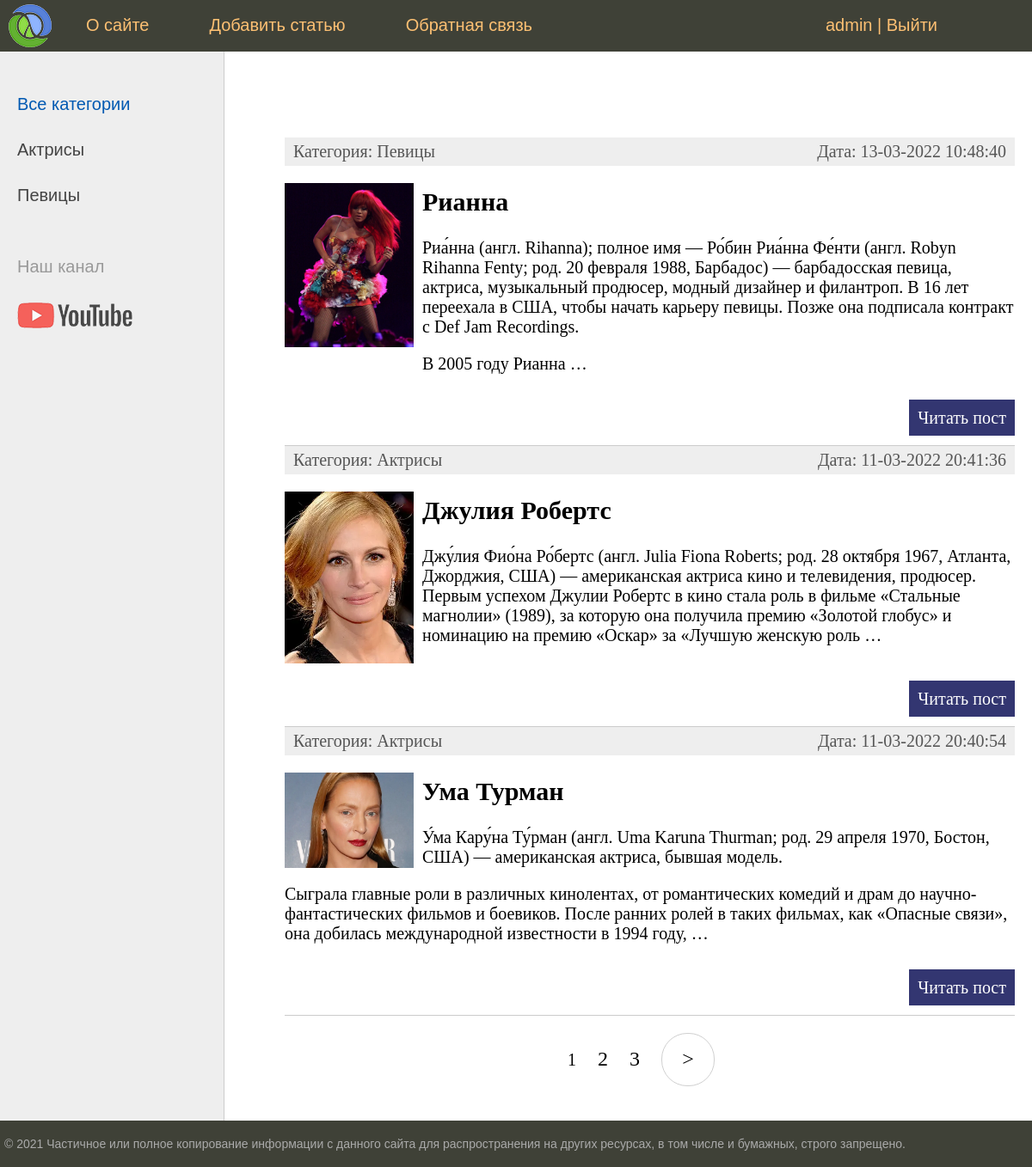
The app's page / (signed in) with its own data.
### women/models.py (models this page shows, shortened)
class Category(models.Model):
    name = models.CharField(
        max_length=100, db_index=True, verbose_name='Категория')
    slug = models.SlugField(max_length=255, unique=True,
                            db_index=True, verbose_name='URL')
    def __str__(self):
        return self.name
    def get_absolute_url(self):
        return reverse('category', kwargs={'cat_slug': self.slug})
    class Meta:
        verbose_name = 'Категория'
        verbose_name_plural = 'Категории'
        ordering = ['id']

class Women(models.Model):
    title = models.CharField(max_length=255, verbose_name='Заголовок')
    slug = models.SlugField(max_length=255, unique=True,
                            db_index=True, verbose_name='URL')
    content = models.TextField(blank=True, verbose_name='Текст статьи')
    photo = models.ImageField(
        upload_to="photos/%Y/%m/%d/", verbose_name='Фото')
    time_create = models.DateTimeField(
        auto_now_add=True, verbose_name='Время создания')
    time_update = models.DateTimeField(
        auto_now=True, verbose_name='Время изменения')
    is_published = models.BooleanField(default=True, verbose_name='Публикация')
    cat = models.ForeignKey(
        'Category', on_delete=models.PROTECT, verbose_name='Категория')
    def get_absolute_url(self):
        return reverse('post', kwargs={'post_slug': self.slug})
    class Meta:
        verbose_name = 'Известные женщины'
        verbose_name_plural = 'Известные женщины'
        ordering = ['-time_create', 'title']

### women/views.py (the view)
# urls.py: path('', WomenHome.as_view(), name='home'),
class WomenHome(DataMixin, ListView):
    model = Women
    template_name = 'women/index.html'
    context_object_name = 'posts'
    def get_context_data(self, *, object_list=None, **kwargs):
        context = super().get_context_data(**kwargs)
        c_def = self.get_user_context(title='Главная страница')
        return dict(list(context.items()) + list(c_def.items()))
    def get_queryset(self):
        return Women.objects.filter(is_published=True).select_related('cat')

### women/utils.py (called while the page is built)
    def get_user_context(self, **kwargs):
        context = kwargs
        cats = Category.objects.annotate(Count('women'))
        user_menu = menu.copy()
        if not self.request.user.is_authenticated:
            user_menu.pop(1)
        context['menu'] = user_menu
        context['cats'] = cats
        if 'cat_selected' not in context:
            context['cat_selected'] = 0
        return context

### women/templates/women/index.html (shortened to what this page needs)
{% extends 'women/base.html' %} {% block content %}
<ul class="list-articles">
  {% for p in posts %}
  <li>
    <div class="article-panel">
      <p class="first">Категория: {{p.cat}}</p>
      <p class="last">Дата: {{p.time_update|date:"d-m-Y H:i:s"}}</p>
    </div>
    {% if p.photo %}
      <p><img class="img-article-left thumb" src="{{p.photo.url}}"</p>
    {% endif %}
    <h2>{{p.title}}</h2>
    {% autoescape on %} {{p.content|linebreaks|truncatewords:50}} {% endautoescape %}
    <p class="link-read-post">
      <a href="{{ p.get_absolute_url }}">Читать пост</a>
    </p>
  </li>
  {% endfor %}
</ul>
{% endblock %}

### women/templates/women/base.html (shortened to what this page needs)
{% load static %} {% load women_tags %}
<!DOCTYPE html>
<html>
  <head>
    <link
      type="text/css"
      href="{% static 'women/css/styles.css' %}"
      rel="stylesheet"
    />
  </head>
  <body>
    <table class="table-page" border="0" cellpadding="0" cellspacing="0">
      <tr>
        <td valign="top">
          {% block mainmenu %}
          <div class="header">
            <ul id="mainmenu" class="mainmenu">
              <li class="logo">
                <a href="{% url 'home' %}"><div class="logo"></div></a>
              </li>
              {% for m in menu %}
              <li><a href="{% url m.url_name %}">{{m.title}}</a></li>
              {% endfor %}
              <li class="last">
                {% if request.user.is_authenticated %}
                  <li class="last"> {{ user.username }} | <a href={% url 'logout' %}>Выйти</a></li>
                {% else %}
                <a href="{% url 'register' %}">Регистрация</a> |
                <a href="{% url 'login' %}">Войти</a>
                {% endif %}
              </li>
            </ul>
          </div>
          {% endblock mainmenu %}
          <table
            class="table-content"
            border="0"
            cellpadding="0"
            cellspacing="0"
          >
            <tr>
              <td valign="top" class="left-chapters">
                <ul id="leftchapters">
                  {% if cat_selected == 0 %}
                  <li class="selected">Все категории</li>
                  {% else %}
                  <li><a href="{% url 'home' %}">Все категории</a></li>
                  {% endif %} {% for c in cats %}
                  {% if c.women__count > 0 %}
                   {% if c.pk == cat_selected %}
                  <li class="selected">{{c.name}}</li>
                  {% else %}
                  <li><a href="{{ c.get_absolute_url }}">{{c.name}}</a></li>
                   {% endif %}
                   {% endif %}
                   {% endfor %}
                  <li class="share">
                    <p>Наш канал</p>
                    <a
                      class="share-yt"
                      href="https://www.youtube.com/channel/UClJzWfGWuGJL2t-3dYKcHTA/playlists"
                      target="_blank"
                      rel="nofollow"
                    ></a>
                  </li>
                </ul>
              </td>
              <td valign="top" class="content">
                <div class="content-text">
                  {% block content %} {% endblock %}
                  {% if page_obj.has_other_pages%}
                  <nav class="list-pages">
                    <ul>
                      {% for p in paginator.page_range %}
                      {% if page_obj.number == p %}
                       <li class="page_num page_num_selected">{{ p }}</li>
                      {% elif p >= page_obj.number|add:-2 and p <= page_obj.number|add:2 %}
                        <li class="page_num">
                          <a href="?page={{ p }}">{{ p }}</a>
                        </li>
                      {% endif %}
                      {% endfor %}
                       {% if page_obj.has_next %}
                      <li class="page-num">
                        <a href="?page={{ page_obj.next_page_number }}">&gt</a>
                      </li>
                      {% endif %}
                    </ul>
                  </nav>
                  {% endif %}
                </div>
              </td>
            </tr>
          </table>
        </td>
      </tr>
      <tr>
        <td valign="top">
          <div id="footer">
            <p>
              &copy; 2021 Частичное или полное копирование информации с данного
              сайта для распространения на других ресурсах, в том числе и
              бумажных, строго запрещено.
            </p>
          </div>
        </td>
      </tr>
    </table>
  </body>
</html>

### women/static/women/css/styles.css (style rules this page uses)
html, body { font-family: 'Arial'; margin: 0; padding: 0; height: 100%; width: 100%; color: #444; }
a { color: #0059b2; text-decoration: none; }
img { max-width: 600px; height: auto; }
img.img-article-left { max-width: 300px; height: auto; float: left; padding: 0 10px 10px 0; }
img.img-article-left.thumb { max-width: 150px; height: auto; }
p.link-read-post { text-align: right; }
p.link-read-post a { padding: 10px; min-width: 100px; background: #333671; color: #fff; text-decoration: none; }
div.article-panel { background: #eee; padding: 5px 10px 5px 10px; box-sizing: border-box; overflow: hidden; color: #555; }
div.article-panel p.first { margin: 0; float: left; }
div.article-panel p.last { margin: 0; float: right; }
ul.list-articles { list-style: none; margin: 0; padding: 0; }
ul.list-articles li { border-bottom: 1px solid #ccc; }
.table-page { width: 100%; height: 100%; vertical-align: top; }
.table-page tr { height: 100%; }
.header { background: #3F4137; height: 60px; }
.logo { background: url('../images/logo.png') no-repeat 10px 5px; width: 70px; height: 60px; }
ul.mainmenu { list-style: none; margin: 0; padding: 0; height: 60px; color: #fdc073; font-size: 20px; overflow: hidden; }
ul.mainmenu li { float: left; margin: 18px 40px 0 30px; }
ul.mainmenu li.logo { margin: 0; }
ul.mainmenu li.last { float: right; }
ul.mainmenu li a { color: #fdc073; text-decoration: none; }
.table-content { width: 100%; min-height: 100%; height: 100%; }
.left-chapters { margin: 0; background: #eee; border-right: 1px solid #ccc; min-height: 100%; }
.left-chapters ul { width: 230px; min-height: 100%; margin: 0; padding: 20px 10px 10px 20px; list-style: none; font-size: 20px; }
.left-chapters ul li { margin: 30px 0 0 0; color: #999; }
.left-chapters ul li.selected { color: #0059b2; }
.left-chapters ul li a { color: #444; text-decoration: none; }
.left-chapters ul li.share { margin: 60px 0 0 0; }
.left-chapters ul li.share p { margin: 30px 0 30px 0; }
.left-chapters ul li.share a { display: inline-block; width: 40px; height: 40px; margin: 0 20px 0 0; }
.left-chapters ul li.share a.share-yt { width: 100%; height: 30px; background: url('../images/share_yt.png') no-repeat 0 0 }
.content { padding: 40px 20px 20px 40px; width: 100%; box-sizing: border-box; }
.content-text { margin: 60px 0 0 30px; color: #000; font-size: 20px; font-family: Yandex Sans Display Light; }
#footer { box-sizing: border-box; background: #3F4137; padding: 5px; color: #aaa; font-size: 14px; font-family: Verdana, Geneva, Arial, Helvetica; text-align: left; overflow: hidden; }
.list-pages { text-align: center; margin: 0 0 20px 0; }
.list-pages ul { margin: 20px 0 0 0; padding: 0; list-style: none; }
.list-pages ul li { display: inline-block; margin: 0 20px 0 0; }
.list-pages a { color: #000; font-size: 24px; text-decoration: none; }
.list-pages .page-num, .page-num-selected { display: inline-block; width: 60px; height: 44px; padding: 16px 0 0 0; border: 1px solid #d0d0d0; border-radius: 30px; }

### records on screen
Category: name "Актрисы"
Category: name "Певицы"
Women: cat "Певицы", time_update "13-03-2022 10:48:40", photo (picture), title "Рианна", content "Риа́нна (англ. Rihanna); полное имя — Ро́бин Риа́нна Фе́нти (англ. Robyn Rihanna Fenty; род. 20 февраля 1988, Барбадос) — барбадосская певица, актриса, музыкальный продюсер, модный дизайнер и филантроп. В 16 лет переехала в США, чтобы начать карьеру певицы. Позже она подписала контракт с Def Jam Recordings. В 2005 году Рианна …"
Women: cat "Актрисы", time_update "11-03-2022 20:41:36", photo (picture), title "Джулия Робертс", content "Джу́лия Фио́на Ро́бертс (англ. Julia Fiona Roberts; род. 28 октября 1967, Атланта, Джорджия, США) — американская актриса кино и телевидения, продюсер. Первым успехом Джулии Робертс в кино стала роль в фильме «Стальные магнолии» (1989), за которую она получила премию «Золотой глобус» и номинацию на премию «Оскар» за «Лучшую женскую роль …"
Women: cat "Актрисы", time_update "11-03-2022 20:40:54", photo (picture), title "Ума Турман", content "У́ма Кару́на Ту́рман (англ. Uma Karuna Thurman; род. 29 апреля 1970, Бостон, США) — американская актриса, бывшая модель. Сыграла главные роли в различных кинолентах, от романтических комедий и драм до научно-фантастических фильмов и боевиков. После ранних ролей в таких фильмах, как «Опасные связи», она добилась международной известности в 1994 году, …"

### other values on screen
{{ m.title }} "О сайте" "Добавить статью" "Обратная связь"
{{ user.username }} "admin"
{{ p }} "1"
{{ p }} "2" "3"
